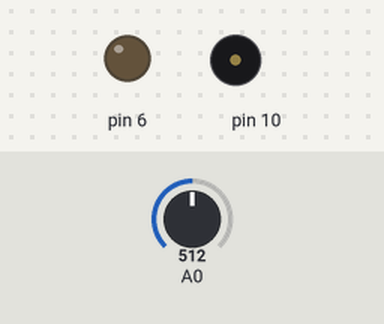
Bench run of a sketch on a simulated Arduino Uno, built with avr-gcc and run on an emulated ATmega328P. On the bench: output pins drawn as LEDs (lit = HIGH), buzzer (waves = sounding). The test bench sets the inputs (shaded band); at power-on: A0 = 512. What the sketch prints to the serial monitor is not drawn.

Above: at 1.2 s.
1.3 s: A0 set to 198
2.8 s: A0 set to 171
At 3.3 s:
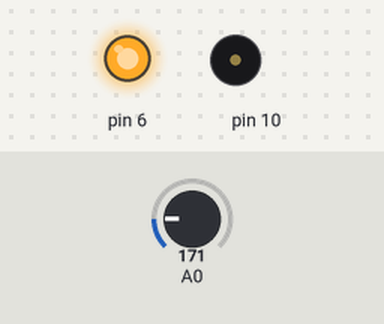
4.3 s: A0 set to 138
5.8 s: A0 set to 119
At 6.7 s:
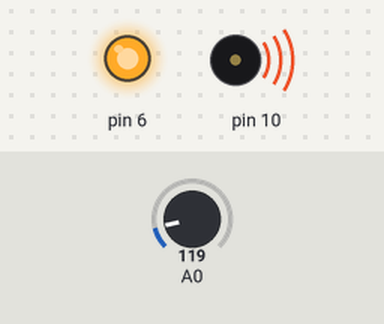
7.3 s: A0 set to 306
At 7.9 s:
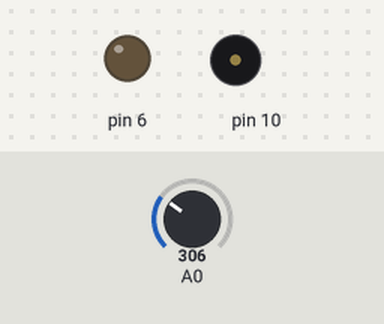
8.9 s: A0 set to 122
At 10.3 s:
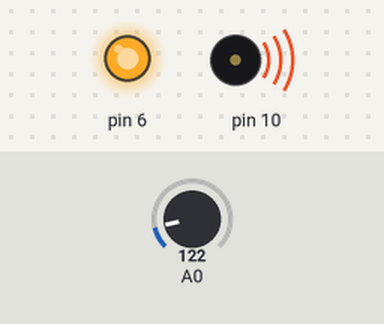
Timing chart, 0 to 11.4 s (numbered marks = the images above; inputs shaded):
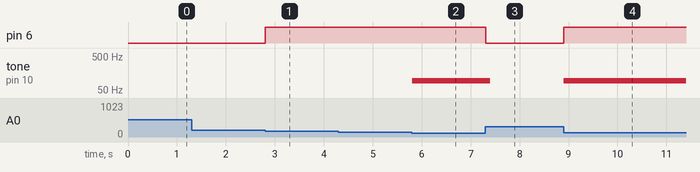

The sketch:

weather_station_1.ino
```cpp
// weather station
// Abhinav Tripathi

int Temp_Sensor = 0;

void setup() {
  pinMode(A0, INPUT);
  Serial.begin(9600);
  pinMode(6, OUTPUT);
  pinMode(10, OUTPUT);
  pinMode(10, OUTPUT);
}

void loop() {
  Temp_Sensor = map(((analogRead(A0)-20)* 3.04), 0, 1023, -20, 100); // Assuming -20 to 100 as the desired range after mapping.
  Serial.println(Temp_Sensor);
  if(Temp_Sensor < 40) {
    digitalWrite(6, HIGH);
  }
  else {
    digitalWrite(6, LOW);
  }
  if(Temp_Sensor < 20) {
    tone(10, 92, 100); // Play tone 52 for 100 ms
  }
  else {
    digitalWrite(10, LOW);
  }
}
```

Measured:
- the behaviour switches between 189 and 188 on A0 (found by bisection; images 0 and 1)
- the behaviour switches between 133 and 132 on A0 (found by bisection; images 1 and 2)
- after the input at 2.8 s, pin 6: LOW → HIGH at once
- after the input at 5.8 s, tone on pin 10: silent → 92 Hz at once
- after the input at 7.3 s, pin 6: HIGH → LOW at once; tone on pin 10: 92 Hz → silent after 0.10 s
- after the input at 8.9 s, pin 6: LOW → HIGH at once; tone on pin 10: silent → 92 Hz at once
